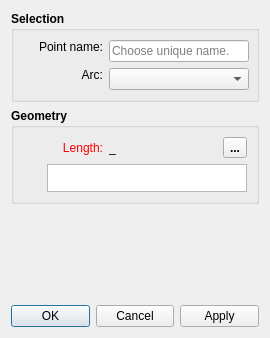
<?xml version="1.0" encoding="UTF-8"?>
<ui version="4.0">
 <class>DialogCutArc</class>
 <widget class="QDialog" name="DialogCutArc">
  <property name="geometry">
   <rect>
    <x>0</x>
    <y>0</y>
    <width>270</width>
    <height>338</height>
   </rect>
  </property>
  <property name="minimumSize">
   <size>
    <width>270</width>
    <height>0</height>
   </size>
  </property>
  <property name="windowTitle">
   <string>Point - On Arc</string>
  </property>
  <property name="windowIcon">
   <iconset resource="../../../vmisc/share/resources/icon.qrc">
    <normaloff>:/icon/64x64/icon64x64.png</normaloff>:/icon/64x64/icon64x64.png</iconset>
  </property>
  <layout class="QVBoxLayout" name="verticalLayout_3">
   <item>
    <widget class="QGroupBox" name="selection_GroupBox">
     <property name="sizePolicy">
      <sizepolicy hsizetype="Expanding" vsizetype="Preferred">
       <horstretch>0</horstretch>
       <verstretch>0</verstretch>
      </sizepolicy>
     </property>
     <property name="font">
      <font>
       <pointsize>9</pointsize>
       <weight>75</weight>
       <bold>true</bold>
      </font>
     </property>
     <property name="title">
      <string>Selection</string>
     </property>
     <layout class="QVBoxLayout" name="verticalLayout_2">
      <item>
       <layout class="QFormLayout" name="formLayout">
        <property name="fieldGrowthPolicy">
         <enum>QFormLayout::ExpandingFieldsGrow</enum>
        </property>
        <item row="1" column="0">
         <widget class="QLabel" name="label_3">
          <property name="sizePolicy">
           <sizepolicy hsizetype="Fixed" vsizetype="Fixed">
            <horstretch>0</horstretch>
            <verstretch>0</verstretch>
           </sizepolicy>
          </property>
          <property name="minimumSize">
           <size>
            <width>80</width>
            <height>0</height>
           </size>
          </property>
          <property name="font">
           <font>
            <weight>50</weight>
            <bold>false</bold>
           </font>
          </property>
          <property name="text">
           <string>Arc:</string>
          </property>
          <property name="alignment">
           <set>Qt::AlignRight|Qt::AlignTrailing|Qt::AlignVCenter</set>
          </property>
         </widget>
        </item>
        <item row="1" column="1">
         <widget class="QComboBox" name="comboBoxArc">
          <property name="minimumSize">
           <size>
            <width>140</width>
            <height>0</height>
           </size>
          </property>
          <property name="font">
           <font>
            <weight>50</weight>
            <bold>false</bold>
           </font>
          </property>
         </widget>
        </item>
        <item row="0" column="0">
         <widget class="QLabel" name="labelEditNamePoint">
          <property name="sizePolicy">
           <sizepolicy hsizetype="Fixed" vsizetype="Fixed">
            <horstretch>0</horstretch>
            <verstretch>0</verstretch>
           </sizepolicy>
          </property>
          <property name="minimumSize">
           <size>
            <width>80</width>
            <height>0</height>
           </size>
          </property>
          <property name="font">
           <font>
            <weight>50</weight>
            <bold>false</bold>
           </font>
          </property>
          <property name="text">
           <string>Point name:</string>
          </property>
          <property name="alignment">
           <set>Qt::AlignRight|Qt::AlignTrailing|Qt::AlignVCenter</set>
          </property>
         </widget>
        </item>
        <item row="0" column="1">
         <widget class="QLineEdit" name="lineEditNamePoint">
          <property name="minimumSize">
           <size>
            <width>140</width>
            <height>0</height>
           </size>
          </property>
          <property name="font">
           <font>
            <weight>50</weight>
            <bold>false</bold>
           </font>
          </property>
          <property name="toolTip">
           <string>Unique name</string>
          </property>
          <property name="placeholderText">
           <string>Choose unique name.</string>
          </property>
         </widget>
        </item>
       </layout>
      </item>
     </layout>
    </widget>
   </item>
   <item>
    <widget class="QGroupBox" name="geometry_GroupBox">
     <property name="sizePolicy">
      <sizepolicy hsizetype="Expanding" vsizetype="Preferred">
       <horstretch>0</horstretch>
       <verstretch>0</verstretch>
      </sizepolicy>
     </property>
     <property name="font">
      <font>
       <pointsize>9</pointsize>
       <weight>75</weight>
       <bold>true</bold>
      </font>
     </property>
     <property name="title">
      <string>Geometry</string>
     </property>
     <layout class="QVBoxLayout" name="verticalLayout">
      <item>
       <layout class="QHBoxLayout" name="horizontalLayout">
        <item alignment="Qt::AlignLeft">
         <widget class="QLabel" name="labelEditFormula">
          <property name="sizePolicy">
           <sizepolicy hsizetype="Fixed" vsizetype="Preferred">
            <horstretch>0</horstretch>
            <verstretch>0</verstretch>
           </sizepolicy>
          </property>
          <property name="minimumSize">
           <size>
            <width>80</width>
            <height>0</height>
           </size>
          </property>
          <property name="palette">
           <palette>
            <active>
             <colorrole role="WindowText">
              <brush brushstyle="SolidPattern">
               <color alpha="255">
                <red>255</red>
                <green>0</green>
                <blue>0</blue>
               </color>
              </brush>
             </colorrole>
            </active>
            <inactive>
             <colorrole role="WindowText">
              <brush brushstyle="SolidPattern">
               <color alpha="255">
                <red>255</red>
                <green>0</green>
                <blue>0</blue>
               </color>
              </brush>
             </colorrole>
            </inactive>
            <disabled>
             <colorrole role="WindowText">
              <brush brushstyle="SolidPattern">
               <color alpha="255">
                <red>159</red>
                <green>158</green>
                <blue>158</blue>
               </color>
              </brush>
             </colorrole>
            </disabled>
           </palette>
          </property>
          <property name="font">
           <font>
            <weight>50</weight>
            <bold>false</bold>
           </font>
          </property>
          <property name="text">
           <string>Length:</string>
          </property>
          <property name="alignment">
           <set>Qt::AlignRight|Qt::AlignTrailing|Qt::AlignVCenter</set>
          </property>
         </widget>
        </item>
        <item>
         <widget class="QLabel" name="labelResultCalculation">
          <property name="sizePolicy">
           <sizepolicy hsizetype="Fixed" vsizetype="Preferred">
            <horstretch>0</horstretch>
            <verstretch>0</verstretch>
           </sizepolicy>
          </property>
          <property name="minimumSize">
           <size>
            <width>87</width>
            <height>0</height>
           </size>
          </property>
          <property name="font">
           <font>
            <weight>50</weight>
            <bold>false</bold>
           </font>
          </property>
          <property name="toolTip">
           <string>Value</string>
          </property>
          <property name="whatsThis">
           <string notr="true"/>
          </property>
          <property name="text">
           <string notr="true">_</string>
          </property>
         </widget>
        </item>
        <item>
         <spacer name="horizontalSpacer">
          <property name="orientation">
           <enum>Qt::Horizontal</enum>
          </property>
          <property name="sizeHint" stdset="0">
           <size>
            <width>40</width>
            <height>20</height>
           </size>
          </property>
         </spacer>
        </item>
        <item alignment="Qt::AlignRight">
         <widget class="QToolButton" name="toolButtonExprLength">
          <property name="toolTip">
           <string>Formula wizard</string>
          </property>
          <property name="text">
           <string notr="true">...</string>
          </property>
          <property name="icon">
           <iconset resource="../../../vmisc/share/resources/icon.qrc">
            <normaloff>:/icon/24x24/fx.png</normaloff>:/icon/24x24/fx.png</iconset>
          </property>
          <property name="iconSize">
           <size>
            <width>24</width>
            <height>24</height>
           </size>
          </property>
         </widget>
        </item>
       </layout>
      </item>
      <item>
       <layout class="QHBoxLayout" name="horizontalLayout_formula">
        <item>
         <widget class="QPushButton" name="pushButtonGrowLength">
          <property name="maximumSize">
           <size>
            <width>18</width>
            <height>18</height>
           </size>
          </property>
          <property name="sizeIncrement">
           <size>
            <width>0</width>
            <height>0</height>
           </size>
          </property>
          <property name="toolTip">
           <string>&lt;html&gt;&lt;head/&gt;&lt;body&gt;&lt;p&gt;Show full calculation in message box&lt;/p&gt;&lt;/body&gt;&lt;/html&gt;</string>
          </property>
          <property name="text">
           <string notr="true"/>
          </property>
          <property name="icon">
           <iconset theme="go-down">
            <normaloff>.</normaloff>.</iconset>
          </property>
          <property name="iconSize">
           <size>
            <width>16</width>
            <height>16</height>
           </size>
          </property>
          <property name="flat">
           <bool>true</bool>
          </property>
         </widget>
        </item>
        <item>
         <widget class="QPlainTextEdit" name="plainTextEditFormula">
          <property name="sizePolicy">
           <sizepolicy hsizetype="Expanding" vsizetype="Preferred">
            <horstretch>0</horstretch>
            <verstretch>0</verstretch>
           </sizepolicy>
          </property>
          <property name="maximumSize">
           <size>
            <width>16777215</width>
            <height>28</height>
           </size>
          </property>
          <property name="font">
           <font>
            <weight>50</weight>
            <bold>false</bold>
           </font>
          </property>
          <property name="toolTip">
           <string>Calculation</string>
          </property>
          <property name="tabChangesFocus">
           <bool>true</bool>
          </property>
         </widget>
        </item>
       </layout>
      </item>
     </layout>
    </widget>
   </item>
   <item>
    <spacer name="verticalSpacer">
     <property name="orientation">
      <enum>Qt::Vertical</enum>
     </property>
     <property name="sizeHint" stdset="0">
      <size>
       <width>20</width>
       <height>85</height>
      </size>
     </property>
    </spacer>
   </item>
   <item>
    <widget class="QDialogButtonBox" name="buttonBox">
     <property name="orientation">
      <enum>Qt::Horizontal</enum>
     </property>
     <property name="standardButtons">
      <set>QDialogButtonBox::Apply|QDialogButtonBox::Cancel|QDialogButtonBox::Ok</set>
     </property>
    </widget>
   </item>
  </layout>
 </widget>
 <tabstops>
  <tabstop>comboBoxArc</tabstop>
  <tabstop>buttonBox</tabstop>
 </tabstops>
 <resources>
  <include location="../../../vmisc/share/resources/icon.qrc"/>
 </resources>
 <connections>
  <connection>
   <sender>buttonBox</sender>
   <signal>accepted()</signal>
   <receiver>DialogCutArc</receiver>
   <slot>accept()</slot>
   <hints>
    <hint type="sourcelabel">
     <x>248</x>
     <y>254</y>
    </hint>
    <hint type="destinationlabel">
     <x>157</x>
     <y>274</y>
    </hint>
   </hints>
  </connection>
  <connection>
   <sender>buttonBox</sender>
   <signal>rejected()</signal>
   <receiver>DialogCutArc</receiver>
   <slot>reject()</slot>
   <hints>
    <hint type="sourcelabel">
     <x>316</x>
     <y>260</y>
    </hint>
    <hint type="destinationlabel">
     <x>286</x>
     <y>274</y>
    </hint>
   </hints>
  </connection>
 </connections>
</ui>
